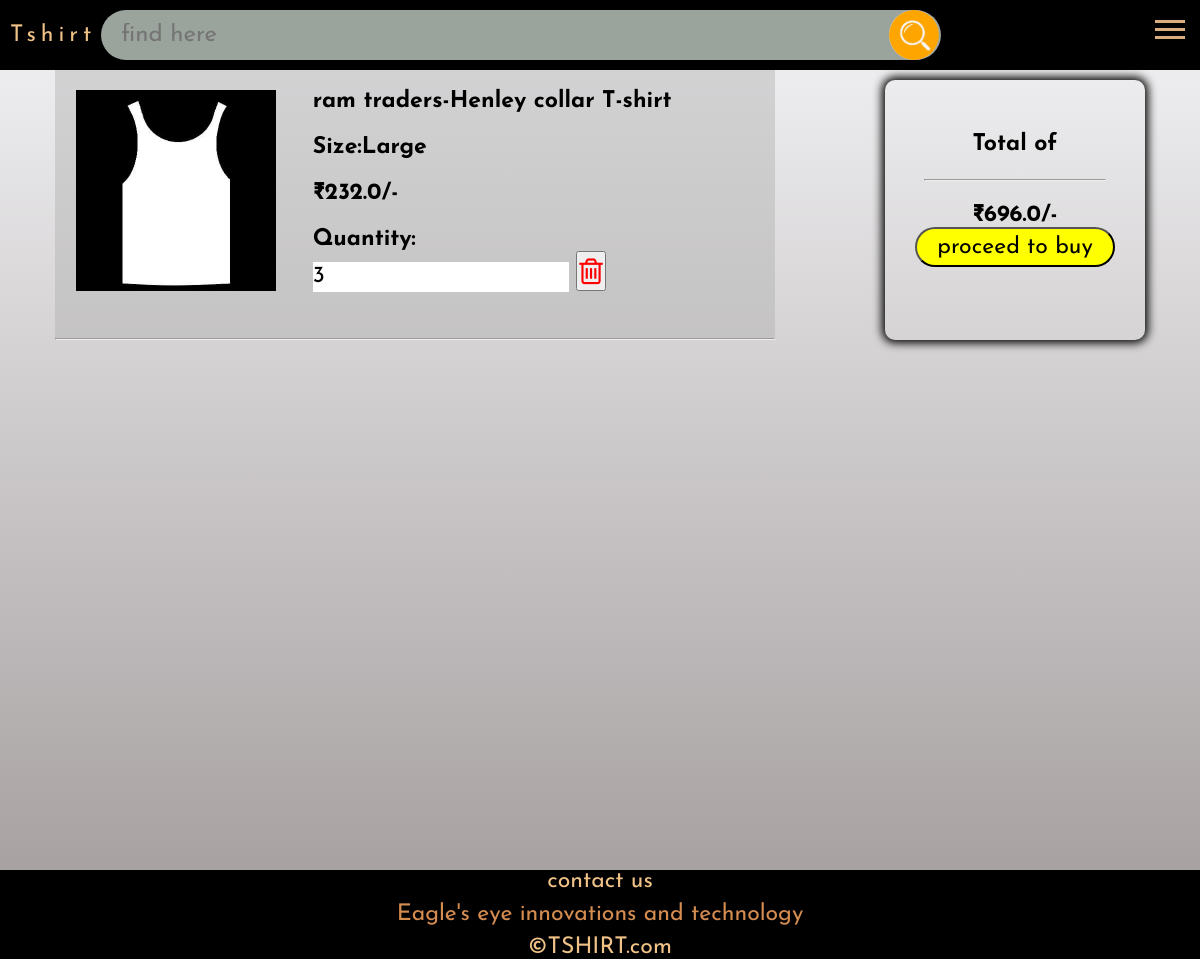
/cart/list_cart/ (signed in), run on an earlier commit of the app's database.
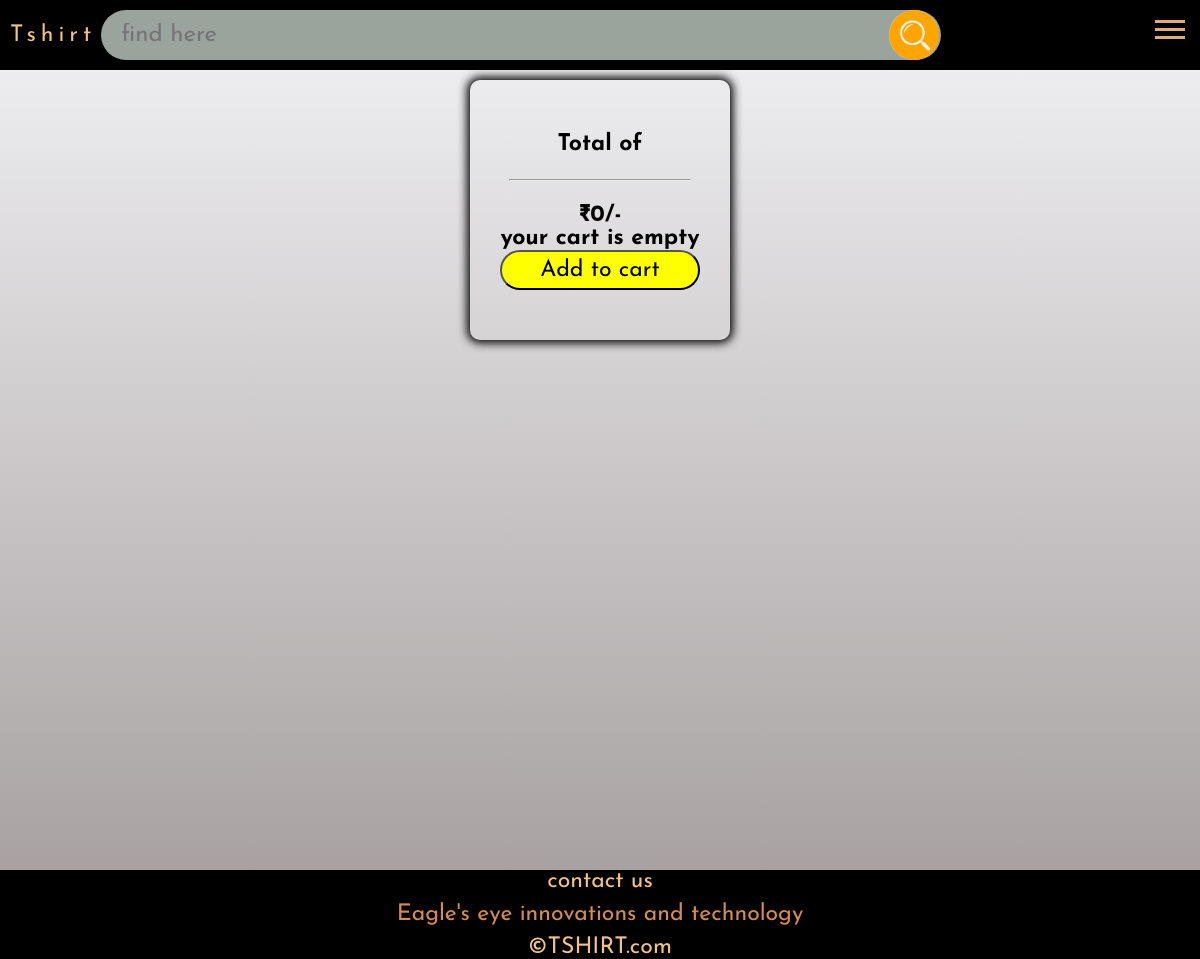
And on a later commit of the database.
### Tshirt_cart/models.py (models this page shows)
class cart(models.Model):
    user_name=models.ForeignKey(User,db_column='username',on_delete=models.DO_NOTHING)
    date_added=models.DateField(auto_now_add=True)
    product_id=models.ForeignKey(products,on_delete=models.DO_NOTHING,default=1)
    product_count=models.IntegerField(default=1)
    size=models.CharField(max_length=50,default='-')

### product_list/models.py (models this page shows, shortened)
class products(models.Model):
    product_id=models.IntegerField()
    product_name=models.CharField(max_length=50)
    brand=models.CharField(max_length=50,default='')
    descriptions=models.CharField(max_length=50)
    price=models.FloatField()
    count=models.IntegerField()
    size_s=models.IntegerField(default=0)
    size_m=models.IntegerField(default=0)
    size_l=models.IntegerField(default=0)
    size_xl=models.IntegerField(default=0)
    size_xxl=models.IntegerField(default=0)
    category=models.ForeignKey(category,on_delete=models.DO_NOTHING)
    discount=models.FloatField(default=0)
    colour=models.CharField(max_length=50,default='')
    img=models.ImageField(upload_to='product_list/images',default='')
    rating=models.FloatField(null=True)

### Tshirt_cart/views.py (the view)
# urls.py: path('list_cart/',list_cart),
def list_cart(request):
    if request.user.is_authenticated:
        uuid=User.objects.get(username=request.user.username)
        print('got all object')
        print(uuid.id)
        cart_obj=cart.objects.filter(user_name=uuid.id)
        prod_obj=products.objects.all()
        for i in cart_obj:
            print(i.user_name)
        cart_prod=[]
        for i in cart_obj:
            cart_prod.append([i,products.objects.filter(id=i.product_id_id)[0]])
        summ=0
        for j,i in cart_prod:
            summ+=j.product_count*i.price
        print('total sum is ',summ)
        obj=cart.objects.filter(user_name=uuid.id)
        return render(request,'cart.html',{'cart_prod':cart_prod,'media_url':settings.MEDIA_URL,'total_sum':summ,'remaining':len(obj)})
    else:
        return redirect('/validate/login/?next=/cart/')

### Tshirt_cart/templates/cart.html (shortened to what this page needs)
{% extends 'base.html'%}
{% block head%}
{% load static %}
{% load int_f %}
<link rel="stylesheet" href="{% static 'cart.css'%}">
<link rel="stylesheet" href="https://cdnjs.cloudflare.com/ajax/libs/font-awesome/4.7.0/css/font-awesome.min.css">
{% endblock%}
{% block body %}
<div class="sub_main">
    {% if remaining %}
    <div class="cart">
        {% for cart_obj,prd_obj in cart_prod %}
        <div class="sub_cart_{{forloop.counter}}">
            <div class="img_part">
                <a href="/individual/{{prd_obj.id}}/"><img src="{{media_url}}{{prd_obj.img}}"></a>
            </div>
            <div class="discription_part">
                <h1><a href="/individual/{{prd_obj.id}}/">{{prd_obj.brand}}-{{prd_obj.product_name}} </a><br><br>
                    Size:{{ cart_obj.size}}</h1>
                <br>
                <h1>₹{{prd_obj.price}}/-</h1><br>
                <h1>Quantity:</h1><input type="number" value="{{cart_obj.product_count}}"
                    class="update_inp{{forloop.counter}}" onclick="func('update_btn{{forloop.counter}}');">
                <button style="width:30px;height: 40px;"
                    onclick="delete_item('{{cart_obj.id}}','sub_cart_{{forloop.counter}}','hr_{{forloop.counter}}')"><i
                        class="fa fa-trash-o" style="font-size:30px;color:red"></i>
                </button>
            </div>
        </div>
        <hr class="hr_{{forloop.counter}}">
        {% endfor %}
    </div>
    <div class="sub_total">
        <br>
        <h2>Total of</h2>
        <br>
        <hr style="width: 90%;margin:auto"><br>
        <h1 id="total_h1">₹{{total_sum}}/-</h1>
        <button style="background-color:yellow;border-radius:30px;width:200px;height:40px"
            onclick="location.href='/buy/add_to_order'" class="action_btn">proceed to buy</button>
    </div>
</div>
{% else %}
<div class="sub_total">
    <br>
    <h2>Total of</h2>
    <br>
    <hr style="width: 90%;margin:auto"><br>
    <h1 id="total_h1">₹{{total_sum}}/-</h1>
    <h1>your cart is empty </h1>
    <button style="background-color:yellow;border-radius:30px;width:200px;height:40px" onclick="location.href='/'" class="action_btn">Add
        to cart</button>
</div>
</div>
{% endif%}
{% endblock %}

What changed in the data, as far as the page shows it:
removed cart: img (picture), brand "ram traders", product_name "Henley collar T-shirt", size "Large", price "232.0", product_count "3"
Also different on the page:
{{ total_sum }}: (not shown) → "0"
{{ total_sum }}: "696.0" → (not shown)
text no longer shown: "proceed to buy"
text now shown: "your cart is empty Add to cart"
